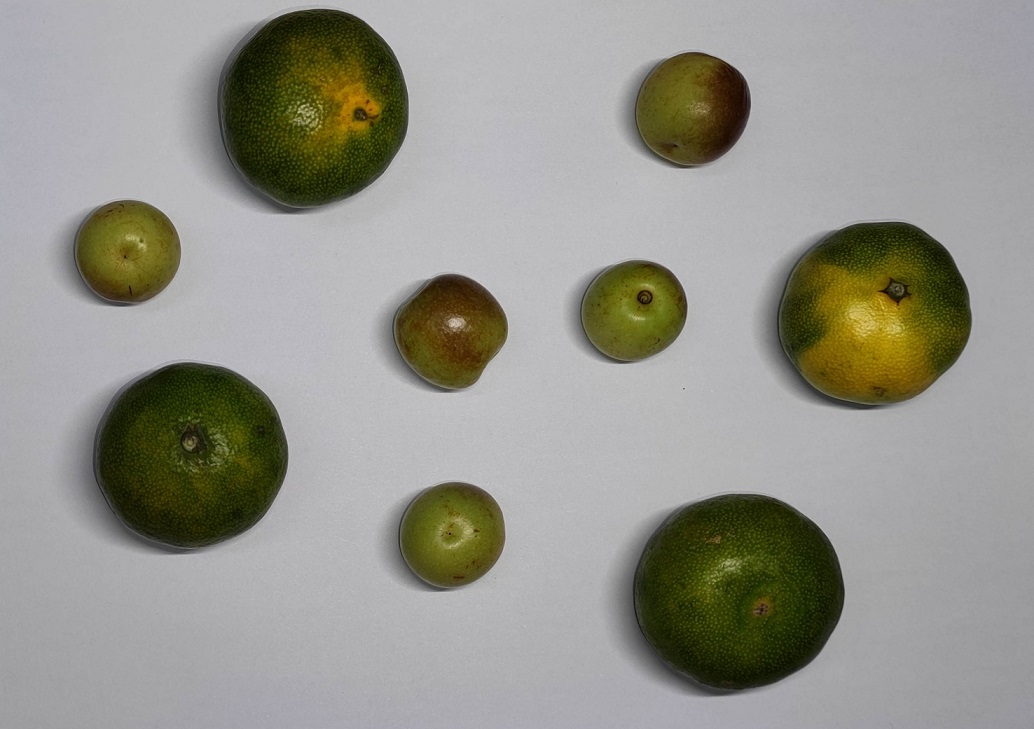
#> input picture 视觉部分实验-1190201215-冯开来/tangerine&dates.jpg, 1034 x 729 px
$ python lab1.2.py
#> lines starting #> are read from the running program, lines starting #| are printed output that depends on the picture; after the words box and inside, x2 and y2 are one past the last pixel; in counts of white or black regions, pixels touching at a corner belong together
'''
实验内容
1. 选择合适的图像处理算法找到图1（源文件见附件）中的橘子和枣子的数量。（25分）
2. 在1的基础上确定每个水果的外边界，并使用边界线或者mask将属于水果的像素点标注出来。（25分）
图1 橘子们和枣子们
实验要求
1. 提示：只需要根据水果的大小差别区分出水果的不同种类即可。
2. 编程语言为python3，库函数可自行选用，要求代码格式规范，注释合理得当。
3. 建立自己的作业项目，代码中的文件地址需要是项目文件内的相对地址。
4. 需要在理解所选函数的内部原理的基础上进行编码，报告中需要体现自己对函数的详细理解。
5. 鼓励尝试多种方式完成作业。
'''
import cv2
import numpy as np
import math
import matplot as plt

# 似乎没有用到的canny算子
def CannyThreshold(lowThreshold = 100):
    detected_edges = cv.GaussianBlur(gray,(3,3),0)
    detected_edges = cv.Canny(detected_edges,lowThreshold,lowThreshold*ratio,apertureSize = kernel_size)
    dst = cv2.bitwise_and(img,img,mask = detected_edges)  # just add some colours to edges from original image.
    cv2.imshow('canny demo',dst)

# 二值化
def linear_threshold(img, x1 = 95, x2 = 8):
    h = img.shape[0]
    w = img.shape[1]
    for i in range(h):
        for j in range(w):
            tmp = img[i, j]
            if tmp < x2:
                img[i, j] = 255
            elif tmp >= x2 and tmp < x1:
                img[i, j] = 0
            else:
                img[i ,j] = 255
    return img

# 过滤一些小的轮廓，并根据面积大小判断橘子或枣子
def Filter(contours):
    Sum = 0 # 枣子
    sum = 0 # 橘子
    a = []
    for i, area in enumerate(contours):
        if cv2.contourArea(area) > 8000 and cv2.contourArea(area)<12000:
            a.append(contours[i])
            Sum += 1
        elif cv2.contourArea(area) > 12000 and cv2.contourArea(area)<100000:
            a.append(contours[i])
            sum += 1
        else:
            continue
    return Sum, sum, a


# 主函数
image = cv2.imread('tangerine&dates.jpg', 1) # 原图
#> image is the input picture: shape (729, 1034, 3); mean B, G, R 140.8, 149.2, 149.8
img = cv2.imread('tangerine&dates.jpg', 0) # 灰度图
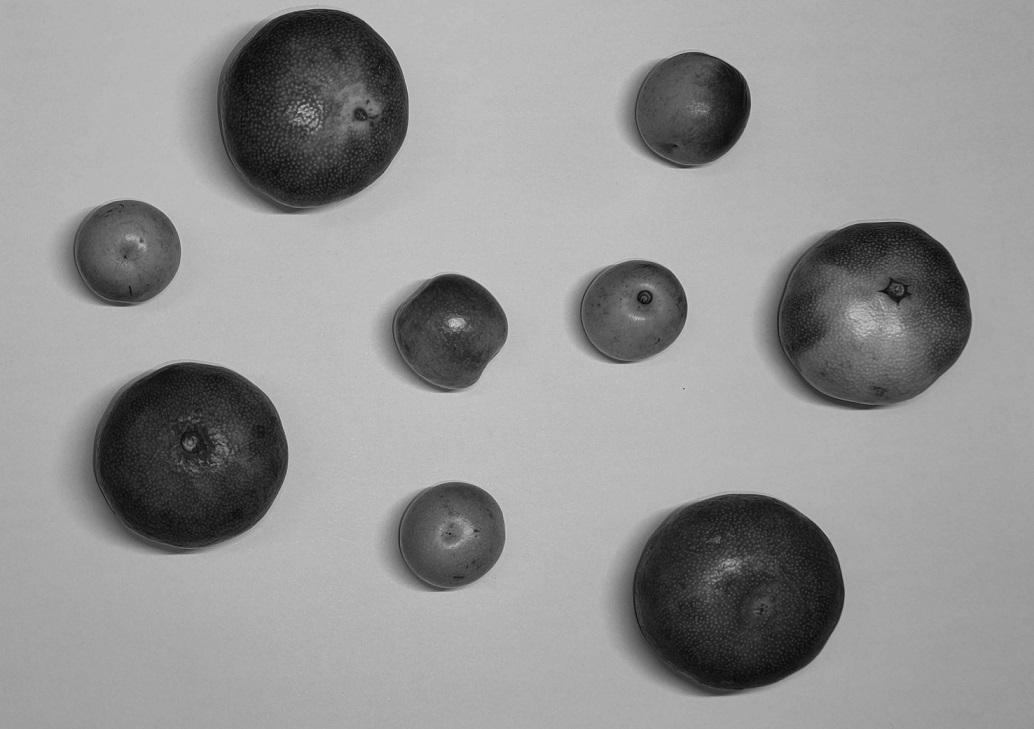
#> img: shape (729, 1034); min 5, max 210, mean 148.3
Sum = 0
sum = 0

# [12 lines of commented-out code are left out]

'''
二值化之后膨胀腐蚀
'''

# 二值化
threshold_image = img.copy()
threshold_image = linear_threshold(threshold_image)
#> after the loop in linear_threshold, `for i in range(h):`:
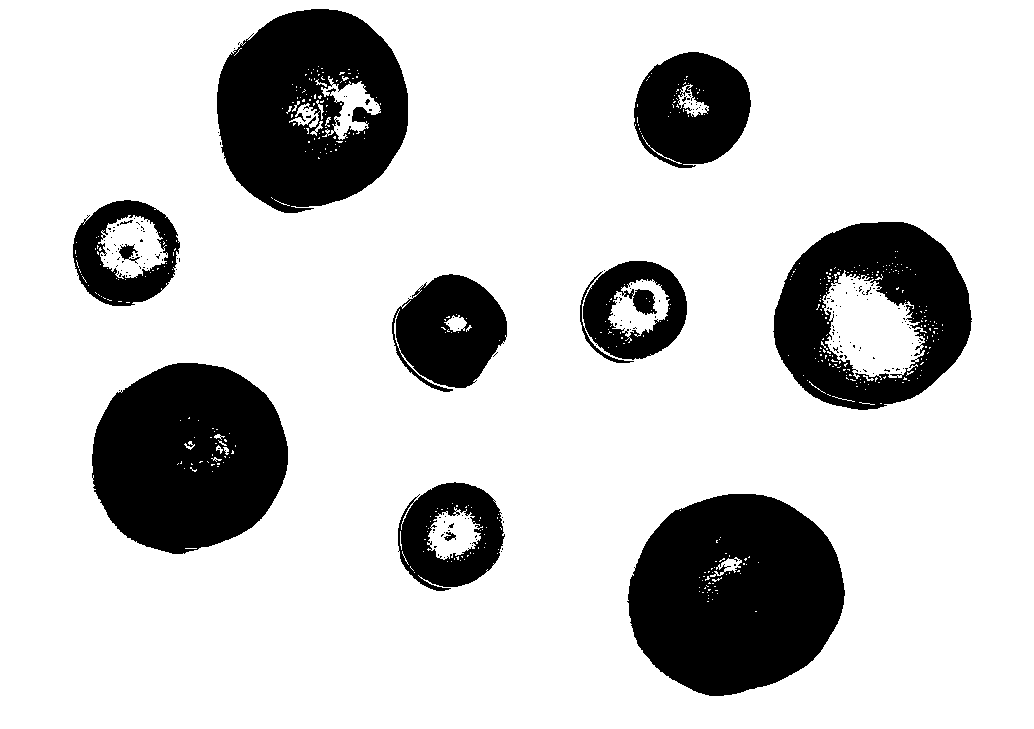
#> img: shape (729, 1034); 80% white; 198 black regions (186 under 20 px), largest, box (x1, y1, x2, y2) and area: (627, 494, 845, 696) 33513, (92, 363, 288, 554) 28859, (217, 9, 408, 213) 28068

# 膨胀腐蚀（似乎没有必要）
kernel = cv2.getStructuringElement(cv2.MORPH_RECT, (7, 7))
dstImg = cv2.morphologyEx(threshold_image, cv2.MORPH_OPEN, kernel)
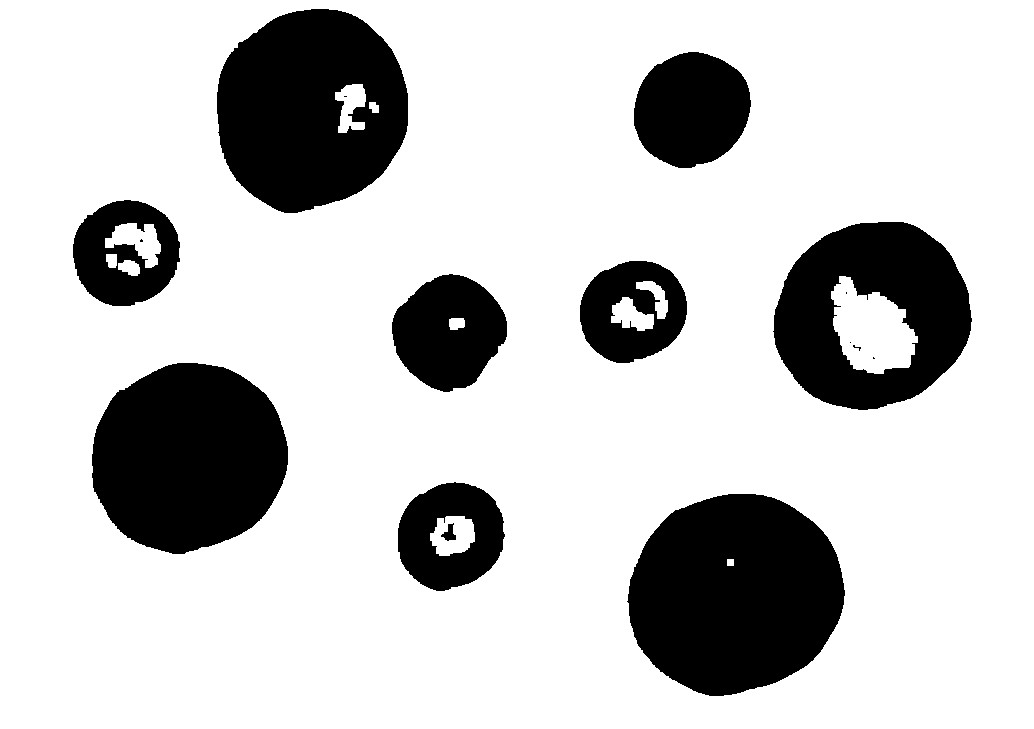
#> dstImg: shape (729, 1034); 79% white; 16 black regions (6 under 20 px)

# 找到轮廓
contours,hierarchv = cv2.findContours(dstImg, cv2.RETR_TREE, cv2.CHAIN_APPROX_SIMPLE)
#> contours = 28 contours, 5 with area under 20; largest, box (x1, y1, x2, y2) and area: (0, 0, 1034, 729) 752024, (626, 493, 846, 697) 34190, (216, 8, 409, 214) 30840, (91, 362, 289, 555) 29428, (772, 221, 973, 411) 29160
# color = cv2.cvtColor(image,cv2.COLOR_GRAY2BGR)
contours1 = contours.copy()
#> contours1 has the same summary as contours
Sum, sum, contours1 = Filter(contours1)
#> the loop in Filter, `for i, area in enumerate(contours):` made 28 passes
#> area on passes 1, 3, 17: [[0, 0], [0, 728], [1033, 728], [1033, 0]], [[727, 559], [727, 565], [733, 565], [733, 559]], [[849, 342], [850, 341], [851, 342], [850, 343]]
#> after the loop in Filter, `for i, area in enumerate(contours):`: Sum = 5; a = 9 contours; largest, box (x1, y1, x2, y2) and area: (626, 493, 846, 697) 34190, (216, 8, 409, 214) 30840, (91, 362, 289, 555) 29428, (772, 221, 973, 411) 29160, (633, 51, 752, 169) 10630; sum = 4
#> Sum = 5; sum = 4; contours1 has the same summary as a in Filter

'''
显示
'''

# 在原图上画轮廓
image1 = image.copy()
image = cv2.drawContours(image, contours, -1, (0, 255, 0), 2)
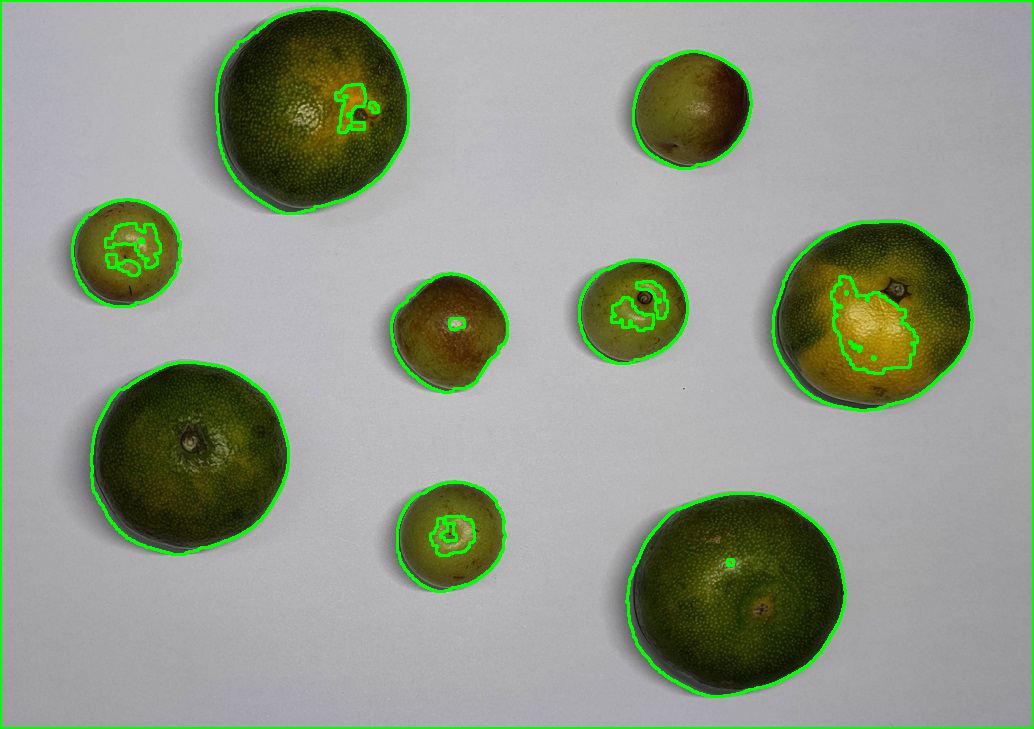
#> image: shape (729, 1034, 3); 3.53% of pixels changed, all inside (x1, y1, x2, y2) = (0, 0, 1034, 729)
image1 = cv2.drawContours(image1, contours1, -1, (100, 0, 255), 3)
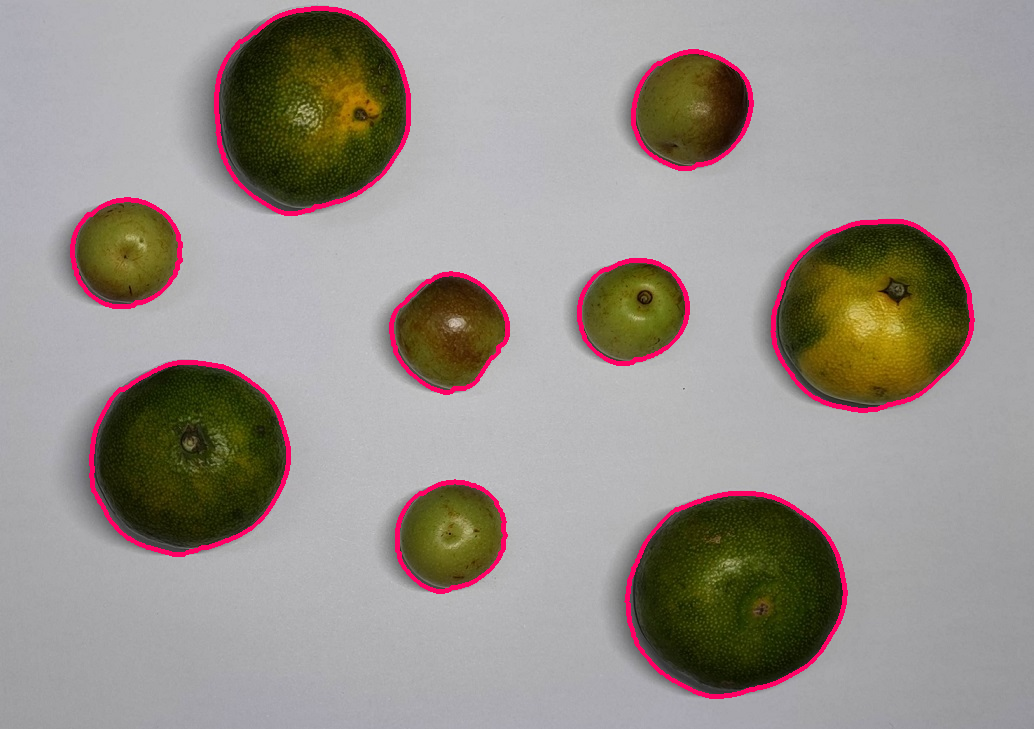
#> image1: shape (729, 1034, 3); 2.56% of pixels changed, all inside (x1, y1, x2, y2) = (70, 6, 975, 699)


# 原图
cv2.namedWindow('gray')
cv2.imshow('gray', img)

# # Canny算子
# cv2.namedWindow('Canny')
# cv2.imshow('Canny', img)

# 二值化
cv2.namedWindow('threshold')
cv2.imshow('threshold', threshold_image)

# 膨胀腐蚀
cv2.namedWindow('open')
cv2.imshow('open', dstImg)

# 轮廓
cv2.namedWindow('contours')
cv2.imshow('contours', image)

# 结果
cv2.namedWindow('result')
cv2.imshow('result', image1)

# 展示图片
cv2.waitKey()
cv2.destroyAllWindows()
print("枣子的数量："+str(Sum))
#| 枣子的数量：5
print('橘子的数量：'+str(sum))
#| 橘子的数量：4


# [17 lines of commented-out code are left out]
